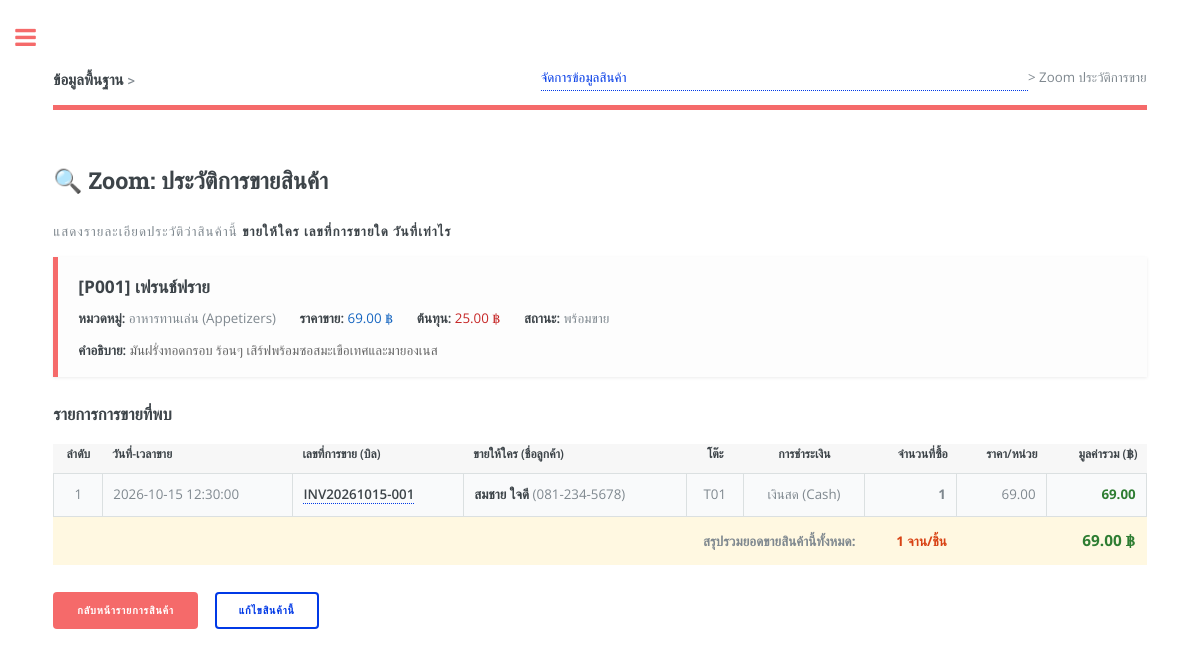
Page /zoom_product.php?product_id=P001 on the committed database.
### tables this page shows
CREATE TABLE `product` (
  `product_id` varchar(10) NOT NULL,
  `product_name` varchar(150) NOT NULL,
  `category_id` varchar(10) NOT NULL,
  `price` decimal(10,2) NOT NULL DEFAULT 0.00,
  `cost` decimal(10,2) NOT NULL DEFAULT 0.00,  
  `description` text DEFAULT NULL,
  `status` varchar(20) NOT NULL DEFAULT 'พร้อมขาย',
  PRIMARY KEY (`product_id`),
  KEY `fk_prod_cat` (`category_id`),
  CONSTRAINT `fk_prod_cat` FOREIGN KEY (`category_id`) REFERENCES `category` (`category_id`) ON UPDATE CASCADE
);

CREATE TABLE `category` (
  `category_id` varchar(10) NOT NULL,
  `category_name` varchar(100) NOT NULL,
  `description` varchar(255) DEFAULT NULL,
  PRIMARY KEY (`category_id`)
);

CREATE TABLE `sale_details` (
  `detail_id` int(11) NOT NULL AUTO_INCREMENT,
  `sale_id` varchar(20) NOT NULL,
  `product_id` varchar(10) NOT NULL,
  `quantity` int(11) NOT NULL DEFAULT 1,
  `unit_price` decimal(10,2) NOT NULL DEFAULT 0.00,
  `subtotal` decimal(10,2) NOT NULL DEFAULT 0.00,
  PRIMARY KEY (`detail_id`),
  KEY `fk_detail_sale` (`sale_id`),
  KEY `fk_detail_prod` (`product_id`),
  CONSTRAINT `fk_detail_sale` FOREIGN KEY (`sale_id`) REFERENCES `sales` (`sale_id`) ON DELETE CASCADE ON UPDATE CASCADE,
  CONSTRAINT `fk_detail_prod` FOREIGN KEY (`product_id`) REFERENCES `product` (`product_id`) ON UPDATE CASCADE
);

CREATE TABLE `sales` (
  `sale_id` varchar(20) NOT NULL,
  `sale_date` datetime NOT NULL,
  `table_no` varchar(10) NOT NULL,
  `customer_count` int(11) NOT NULL DEFAULT 1,
  `customer_id` varchar(10) NOT NULL,
  `paytype_id` varchar(10) DEFAULT 'CASH',
  `total_amount` decimal(10,2) NOT NULL DEFAULT 0.00,
  `payment_status` varchar(20) NOT NULL DEFAULT 'paid',  
  PRIMARY KEY (`sale_id`),
  KEY `fk_sales_table` (`table_no`),
  KEY `fk_sales_cust` (`customer_id`),
  KEY `fk_sales_pay` (`paytype_id`),
  CONSTRAINT `fk_sales_table` FOREIGN KEY (`table_no`) REFERENCES `restaurant_table` (`table_no`) ON UPDATE CASCADE,
  CONSTRAINT `fk_sales_cust` FOREIGN KEY (`customer_id`) REFERENCES `customer` (`customer_id`) ON UPDATE CASCADE,
  CONSTRAINT `fk_sales_pay` FOREIGN KEY (`paytype_id`) REFERENCES `paytype` (`paytype_id`) ON UPDATE CASCADE
);

CREATE TABLE `customer` (
  `customer_id` varchar(10) NOT NULL,
  `customer_name` varchar(100) NOT NULL,
  `phone` varchar(20) DEFAULT NULL,
  `email` varchar(100) DEFAULT NULL,
  `member_point` int(11) DEFAULT 0,
  PRIMARY KEY (`customer_id`)
);

CREATE TABLE `paytype` (
  `paytype_id` varchar(10) NOT NULL,
  `paytype_name` varchar(50) NOT NULL,
  `description` varchar(150) DEFAULT NULL,
  PRIMARY KEY (`paytype_id`)
);

### zoom_product.php (the view, shortened to what this page needs)
<?php
include('connect_db.php');
$product_id = isset($_GET['product_id']) ? trim($_GET['product_id']) : '';
$sql_prod = "SELECT p.*, c.category_name
             FROM product p
             LEFT JOIN category c ON p.category_id = c.category_id
             WHERE p.product_id = '" . mysqli_real_escape_string($conn, $product_id) . "'";
$res_prod = mysqli_query($conn, $sql_prod);
$product = mysqli_fetch_assoc($res_prod);
$sql_history = "SELECT d.quantity, d.unit_price, d.subtotal,
                       s.sale_id, s.sale_date, s.table_no, s.customer_count,
                       c.customer_id, c.customer_name, c.phone,
                       pt.paytype_name
                FROM sale_details d
                INNER JOIN sales s ON d.sale_id = s.sale_id
                LEFT JOIN customer c ON s.customer_id = c.customer_id
                LEFT JOIN paytype pt ON s.paytype_id = pt.paytype_id
                WHERE d.product_id = '" . mysqli_real_escape_string($conn, $product_id) . "'
                ORDER BY s.sale_date DESC";
$res_history = mysqli_query($conn, $sql_history);
?>
<!DOCTYPE HTML>
<html lang="th">
<head>
	<link rel="stylesheet" href="assets/css/main.css" />
</head>
<body>
	<div id="wrapper">
		<div id="main">
			<div class="inner">
				<header id="header">
					<a href="manage_product.php" class="logo"><strong>ข้อมูลพื้นฐาน</strong> &gt; <a href="manage_product.php">จัดการข้อมูลสินค้า</a> &gt; Zoom ประวัติการขาย</a>
				</header>
				<section>
					<header class="main">
						<h2>🔍 Zoom: ประวัติการขายสินค้า</h2>
						<p>แสดงรายละเอียดประวัติว่าสินค้านี้ <strong>ขายให้ใคร เลขที่การขายใด วันที่เท่าไร</strong></p>
					</header>
					<div class="info-box">
						<div class="info-title">
							[<?php echo htmlspecialchars($product['product_id']); ?>] <?php echo htmlspecialchars($product['product_name']); ?>
						</div>
						<div class="info-detail">
							<span><strong>หมวดหมู่:</strong> <?php echo htmlspecialchars($product['category_name']); ?></span>
							<span><strong>ราคาขาย:</strong> <font color="#1565c0"><?php echo number_format($product['price'], 2); ?> ฿</font></span>
							<span><strong>ต้นทุน:</strong> <font color="#c62828"><?php echo number_format($product['cost'], 2); ?> ฿</font></span>
							<span><strong>สถานะ:</strong> <?php echo htmlspecialchars($product['status']); ?></span>
						</div>
						<?php if (!empty($product['description'])) { ?>
						<p style="margin-top: 10px; margin-bottom: 0; color: #666;">
							<strong>คำอธิบาย:</strong> <?php echo htmlspecialchars($product['description']); ?>
						</p>
						<?php } ?>
					</div>
					<div class="table-wrapper">
						<h3>รายการการขายที่พบ</h3>
						<table class="alt">
							<thead>
								<tr style="background-color: #f7f7f7;">
									<th style="width: 50px; text-align: center;">ลำดับ</th>
									<th>วันที่-เวลาขาย</th>
									<th>เลขที่การขาย (บิล)</th>
									<th>ขายให้ใคร (ชื่อลูกค้า)</th>
									<th style="text-align: center;">โต๊ะ</th>
									<th style="text-align: center;">การชำระเงิน</th>
									<th style="text-align: right;">จำนวนที่ซื้อ</th>
									<th style="text-align: right;">ราคา/หน่วย</th>
									<th style="text-align: right;">มูลค่ารวม (฿)</th>
								</tr>
							</thead>
							<tbody>
								<?php
								$i = 1;
								$total_qty = 0;
								$total_revenue = 0;
								if (mysqli_num_rows($res_history) > 0) {
									while ($hist = mysqli_fetch_assoc($res_history)) {
										$total_qty += $hist['quantity'];
										$total_revenue += $hist['subtotal'];
								?>
								<tr>
									<td style="text-align: center;"><?php echo $i++; ?></td>
									<td><?php echo $hist['sale_date']; ?></td>
									<td>
										<a href="zoom_receipt.php?sale_id=<?php echo urlencode($hist['sale_id']); ?>" title="คลิกดูใบเสร็จ">
											<strong><?php echo htmlspecialchars($hist['sale_id']); ?></strong>
										</a>
									</td>
									<td>
										<strong><?php echo htmlspecialchars($hist['customer_name'] ? $hist['customer_name'] : 'ลูกค้าทั่วไป'); ?></strong>
										<?php if ($hist['phone'] && $hist['phone'] != '-') echo " <small>({$hist['phone']})</small>"; ?>
									</td>
									<td style="text-align: center;"><span class="tag"><?php echo htmlspecialchars($hist['table_no']); ?></span></td>
									<td style="text-align: center;"><?php echo htmlspecialchars($hist['paytype_name']); ?></td>
									<td style="text-align: right; font-weight: bold;"><?php echo number_format($hist['quantity']); ?></td>
									<td style="text-align: right;"><?php echo number_format($hist['unit_price'], 2); ?></td>
									<td style="text-align: right; font-weight: bold; color: #2e7d32;"><?php echo number_format($hist['subtotal'], 2); ?></td>
								</tr>
								<?php
									}
								} else {
									echo "<tr><td colspan='9' style='text-align:center; padding: 25px;'>ยังไม่มีประวัติการขายสำหรับสินค้านี้</td></tr>";
								}
								?>
							</tbody>
							<?php if (mysqli_num_rows($res_history) > 0) { ?>
							<tfoot>
								<tr style="background-color: #fff8e1; font-weight: bold;">
									<td colspan="6" style="text-align: right;">สรุปรวมยอดขายสินค้านี้ทั้งหมด:</td>
									<td style="text-align: right; color: #d84315;"><?php echo number_format($total_qty); ?> จาน/ชิ้น</td>
									<td></td>
									<td style="text-align: right; color: #2e7d32; font-size: 1.15em;"><?php echo number_format($total_revenue, 2); ?> ฿</td>
								</tr>
							</tfoot>
							<?php } ?>
						</table>
					</div>
					<ul class="actions">
						<li><a href="manage_product.php" class="button special">กลับหน้ารายการสินค้า</a></li>
						<li><a href="edit_product.php?product_id=<?php echo urlencode($product['product_id']); ?>" class="button">แก้ไขสินค้านี้</a></li>
					</ul>
				</section>
			</div>
		</div>
	</div>
</body>
</html>

### zoom_product.php (style rules this page uses)
.info-box { background: #fdfdfd; border-left: 5px solid #f56a6a; padding: 15px 20px; margin-bottom: 25px; box-shadow: 0 1px 3px rgba(0,0,0,0.08); }
.info-title { font-size: 1.3em; font-weight: bold; color: #3d4449; margin-bottom: 8px; }
.info-detail span { margin-right: 20px; display: inline-block; }

### rows in the picture
product: product_id "P001", product_name "เฟรนช์ฟราย", category.category_name "อาหารทานเล่น (Appetizers)", price "69.00", cost "25.00", status "พร้อมขาย", description "มันฝรั่งทอดกรอบ ร้อนๆ เสิร์ฟพร้อมซอสมะเขือเทศและมายองเนส"
sale_details: sale.sale_date "2026-10-15 12:30:00", sale.sale_id "INV20261015-001", customer.customer_name "สมชาย ใจดี", customer.phone "081-234-5678", sale.table_no "T01", paytype.paytype_name "เงินสด (Cash)", quantity "1", unit_price "69.00", subtotal "69.00"

### other values in the picture
$total_qty "1"
$total_revenue "69.00"
